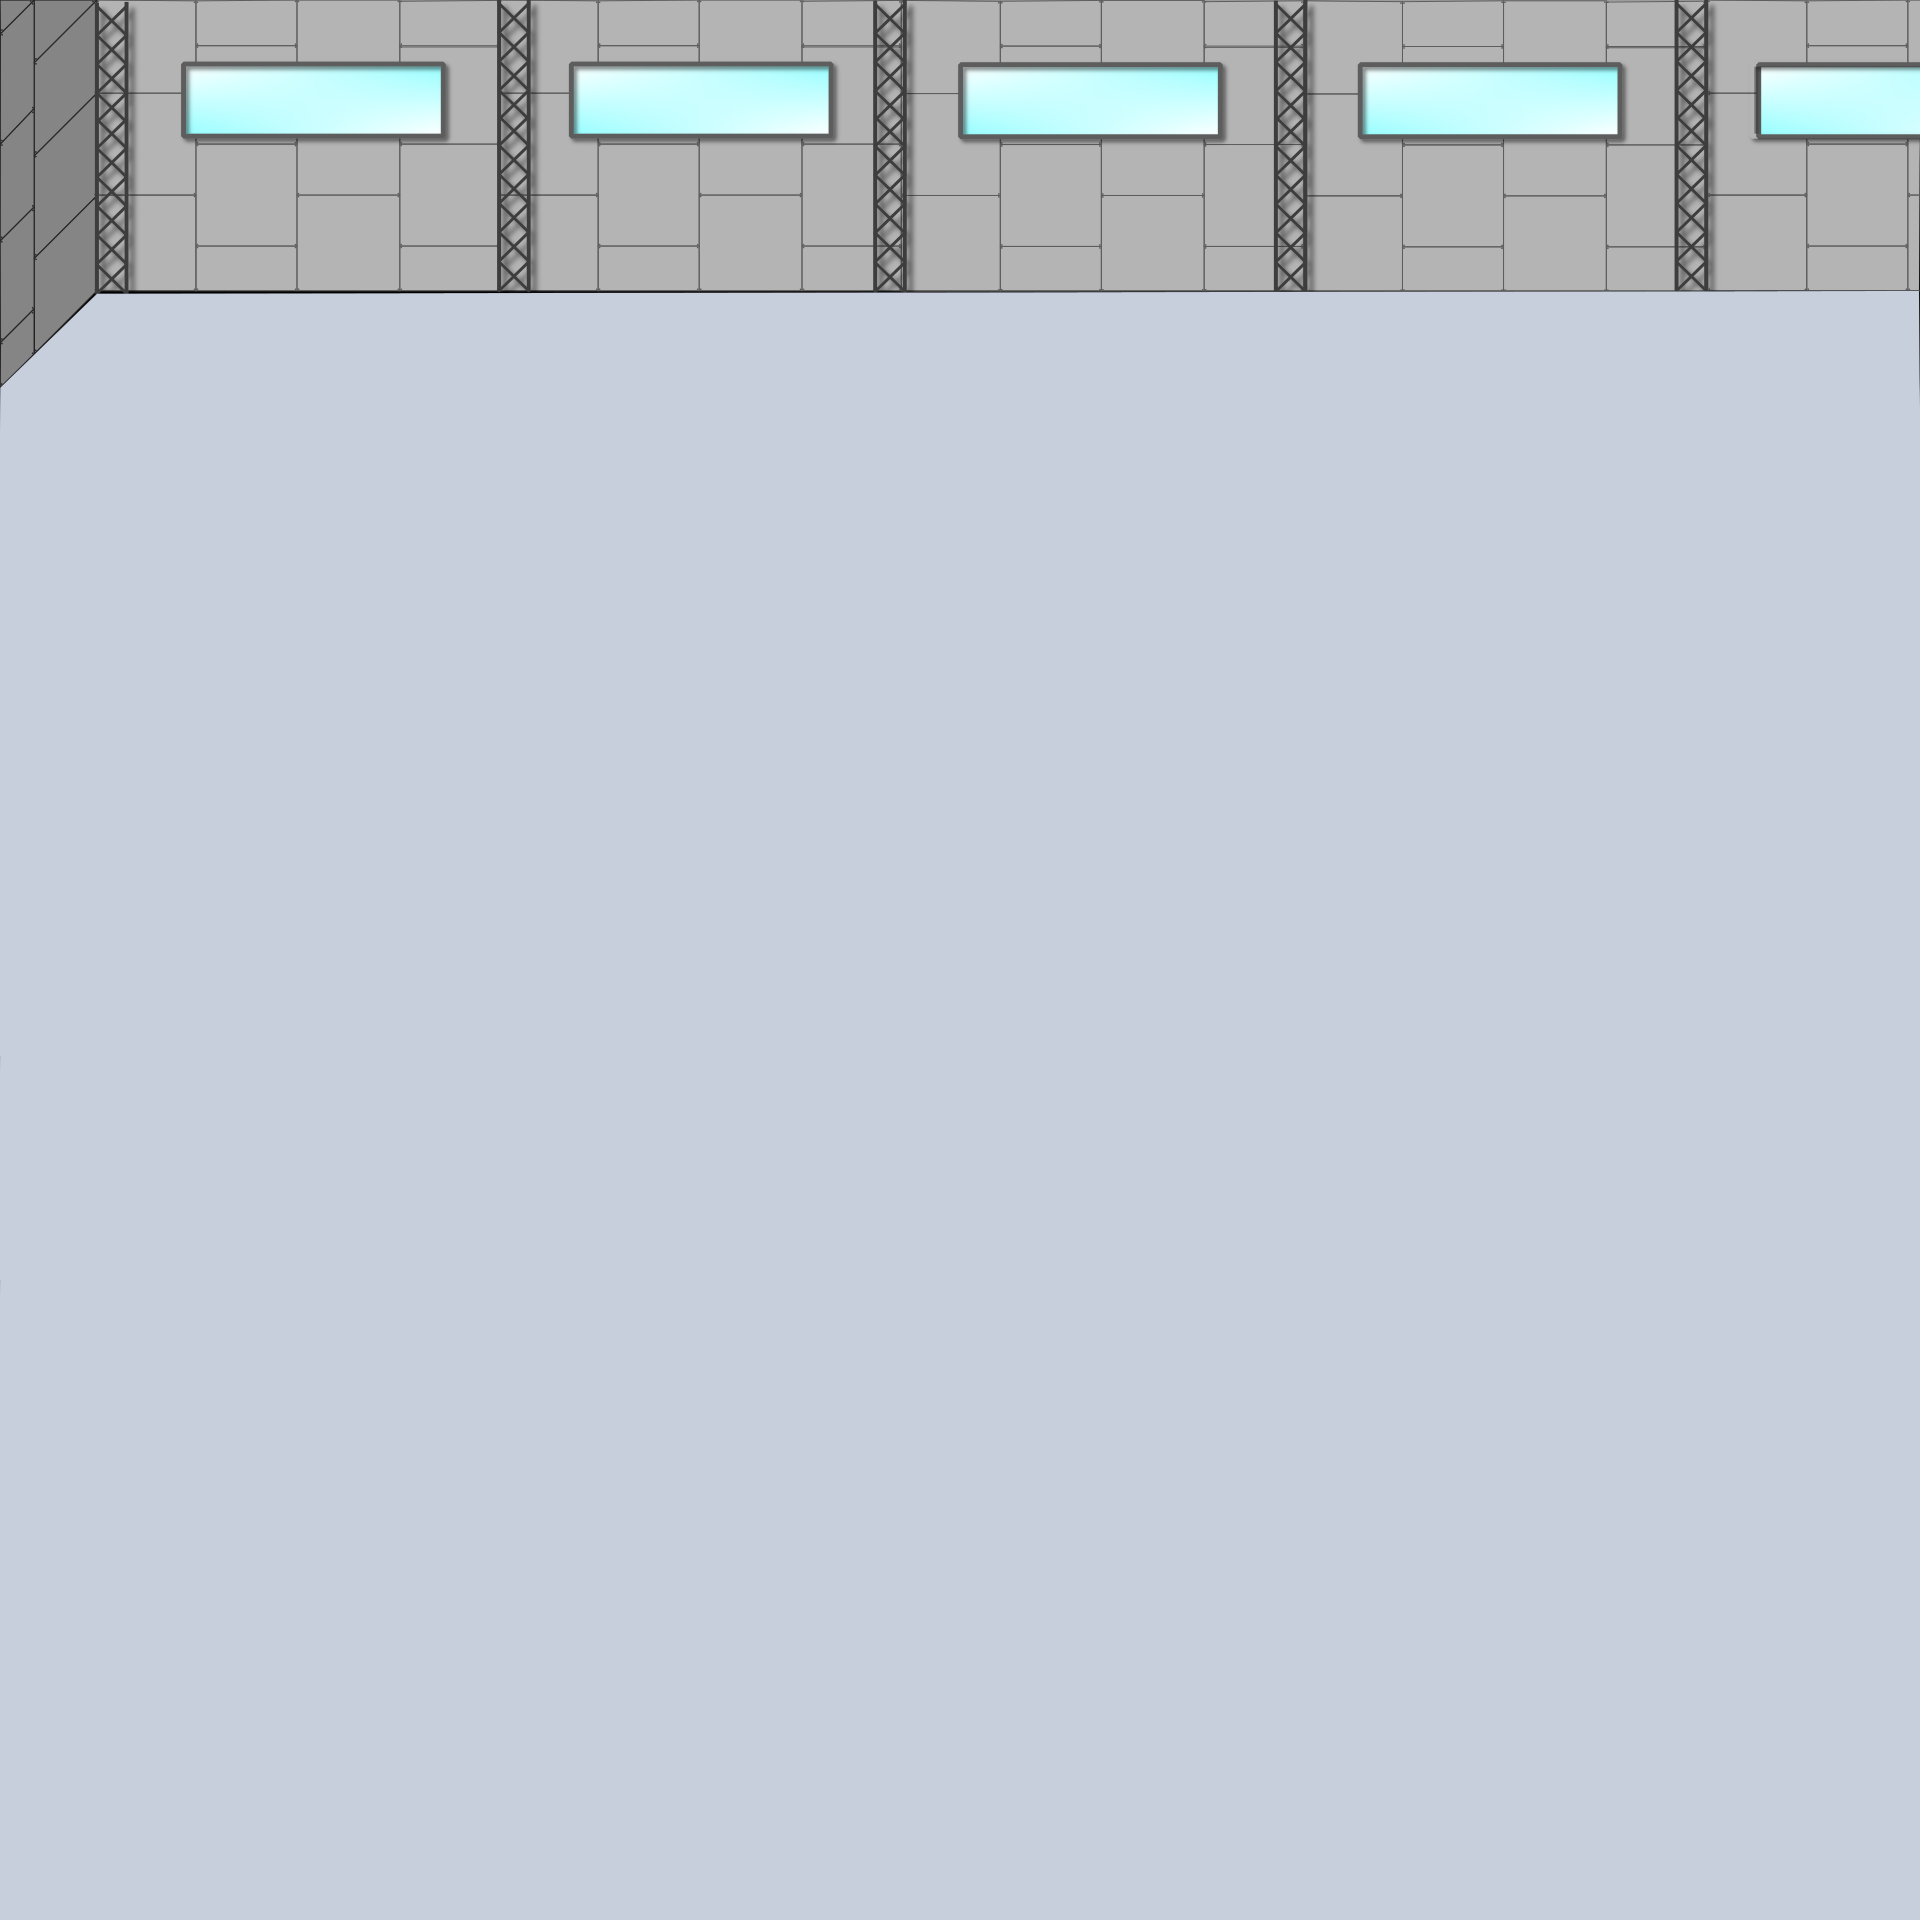

The image is a tile-based game level rendered from a .tmx file. Its description and source (layers, tilesets, objects; grid data summarised) follow:
An orthogonal 60x60 tile map with 32x32 px tiles, 2 tile layers (background, lineas), 2 tilesets and 7 objects (spawnBasura, cinta, spawnPersonaje, finCinta, tachoVerde, ...).

<map version="1.5" tiledversion="1.7.2" orientation="orthogonal" renderorder="right-down" width="60" height="60" tilewidth="32" tileheight="32" infinite="0" nextlayerid="4" nextobjectid="8">
 <editorsettings>
  <export target="Nivel5.json" format="json" />
 </editorsettings>
 <tileset firstgid="1" name="fondo" tilewidth="32" tileheight="32" tilecount="1980" columns="60">
  <image source="fondo.png" width="1920" height="1080" />
 </tileset>
 <tileset firstgid="1981" name="lineasPiso" tilewidth="32" tileheight="32" tilecount="3" columns="3">
  <image source="sprites/lineasPiso.png" width="96" height="32" />
 </tileset>
 <layer id="1" name="background" width="60" height="60">
  <data>[3600 cells, 3600 non-empty, 1980 distinct tile ids]</data>
 </layer>
 <layer id="3" name="lineas" width="60" height="60">
  <data>[3600 cells, 62 non-empty, 1 distinct tile ids]</data>
 </layer>
 <objectgroup id="2" name="objetos">
  <object id="1" name="spawnBasura" x="362.21" y="251.253" width="67.1552" height="70.3531" />
  <object id="2" name="cinta" x="570.072" y="291.189" width="115.123" height="79.9467" />
  <object id="3" name="spawnPersonaje" x="841.63" y="411.122" width="143.904" height="121.519" />
  <object id="4" name="finCinta" x="1318.37" y="302.419" width="108.728" height="99.1339" />
  <object id="5" name="tachoVerde" x="1618.61" y="1753.92" width="34.9948" height="40.2177" />
  <object id="6" name="tachoRojo" x="162.786" y="1757.45" width="32.4536" height="37.1874" />
  <object id="7" name="tachoAzul" x="935.994" y="1774.69" width="31.4474" height="33.4868" />
 </objectgroup>
</map>